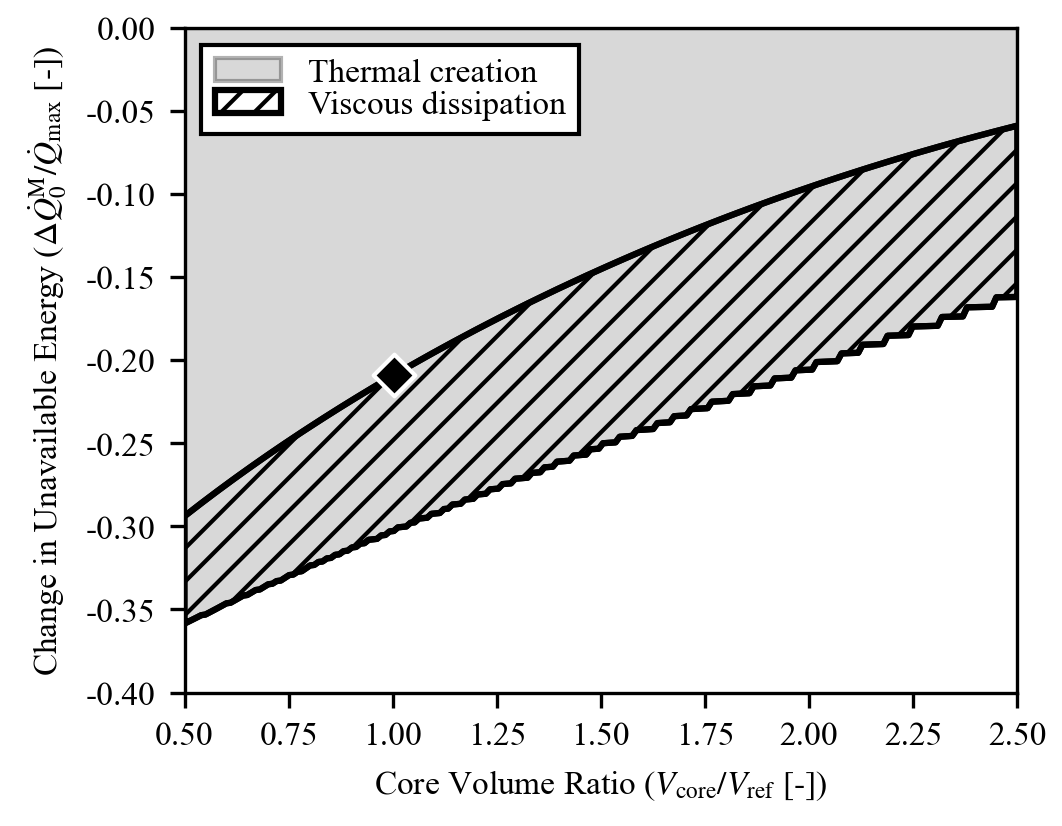

Python code for this plot:
"""
Figure 7b: Practical unavailable energy breakdown along optimal practical curve.
Similar to fig6b but with V_core/V_ref (d/d_ref) as x-axis instead of NTU.
Reads optimal practical data from newfig5_practical_data.parquet.
"""

import os
from pathlib import Path

import matplotlib.patches as mpatches
import matplotlib.pyplot as plt
import numpy as np
import pandas as pd

save_dir = os.path.dirname(os.path.abspath(__file__))
DATA_FILE = Path(save_dir) / "newfig5_practical_data.parquet"

# Reference design point (d/d_ref = 1)
D_REF = 1.0


def save_figures(base_name="fig7b"):
    """
    Save figures as SVG, TIFF, and HD PNG showing practical unavailable energy breakdown
    along optimal practical curve vs V_core/V_ref (d/d_ref).
    """
    if not DATA_FILE.exists():
        raise FileNotFoundError(
            f"Data file {DATA_FILE} not found. Please run newfig5_practical.py first to generate the data."
        )

    font_size = 8
    plt.rcParams.update(
        {
            "font.family": "serif",
            "font.serif": ["Times New Roman"],
            "font.size": font_size,
            "mathtext.fontset": "stix",
            "axes.titlesize": font_size,
            "axes.labelsize": font_size,
            "xtick.labelsize": font_size,
            "ytick.labelsize": font_size,
            "legend.fontsize": font_size,
            "figure.titlesize": font_size,
        }
    )

    # Load data from parquet
    df = pd.read_parquet(DATA_FILE)

    # Extract optimal line data (along practical optimum)
    opt_mask = df["d_opt"].notna()
    d_opt = df[opt_mask]["d_opt"].values
    z_practical_thermal_only = df[opt_mask]["dqom_practical_thermal_only_opt"].values
    z_practical_combined = df[opt_mask]["dqom_practical_opt"].values

    if len(d_opt) == 0:
        raise ValueError("No optimal line data found in parquet file.")

    # Sort by d_opt for proper plotting
    sort_idx = np.argsort(d_opt)
    d_opt = d_opt[sort_idx]
    z_practical_thermal_only = z_practical_thermal_only[sort_idx]
    z_practical_combined = z_practical_combined[sort_idx]

    # Filter out NaN values
    valid_mask = np.isfinite(z_practical_thermal_only) & np.isfinite(z_practical_combined)
    d_opt = d_opt[valid_mask]
    z_practical_thermal_only = z_practical_thermal_only[valid_mask]
    z_practical_combined = z_practical_combined[valid_mask]

    if len(d_opt) == 0:
        raise ValueError("No valid data points found.")

    # Match fig6b figure size (triple column 6 cm)
    fig = plt.figure(figsize=(9 / 2.54, 7 / 2.54))
    ax = plt.subplot(111)

    # Plot thermal-only line (no pressure drop)
    line_thermal = ax.plot(
        d_opt,
        z_practical_thermal_only,
        "k-",
        label="_nolegend_",
        zorder=2,
    )[0]

    # Plot combined line (with pressure drop)
    line_combined = ax.plot(
        d_opt,
        z_practical_combined,
        "k-",
        label="_nolegend_",
        zorder=3,
    )[0]

    # Fill between thermal and 0 (thermal creation) - note: practical can be negative
    ax.fill_between(d_opt, z_practical_thermal_only, 0, alpha=0.3, color="gray", zorder=1)

    # Fill between combined and thermal (viscous dissipation)
    ax.fill_between(
        d_opt,
        z_practical_combined,
        z_practical_thermal_only,
        facecolor="none",
        edgecolor="black",
        linewidth=1.5,
        hatch="///",
        zorder=1,
        label="_nolegend_",
    )

    # Optimal marker: circle, black, s=50, white edge (match fig6b)
    # Find minimum of combined (optimal practical point)
    # idx_optimum = np.nanargmin(z_practical_combined)
    # x_optimum = d_opt[idx_optimum]
    # y_optimum = z_practical_combined[idx_optimum]
    # ax.scatter(x_optimum, y_optimum, marker="o", facecolor="black", edgecolor="white", zorder=5, s=50)

    # print(f"Optimum d/d_ref: {x_optimum:.4f}")

    # Reference marker: diamond (D), black face, white edge, s=50 (match fig6b)
    idx_ref = np.argmin(np.abs(d_opt - D_REF))
    x_ref = d_opt[idx_ref]
    y_ref = z_practical_combined[idx_ref]
    ax.scatter(x_ref, y_ref, marker="D", facecolor="black", edgecolor="white", zorder=5, s=50)

    # Annotations with arrows (match fig6a style)
    # arrow_kw_opt = dict(arrowstyle="->", color="black", lw=1, shrinkB=10)
    # arrow_kw_ref = dict(arrowstyle="->", color="black", lw=1, shrinkB=10)
    # ax.annotate(
    #     "reference design",
    #     xy=(x_ref, y_ref),
    #     xytext=(x_ref + 0.1, y_ref + 0.01),
    #     fontsize=font_size,
    #     ha="left",
    #     arrowprops=arrow_kw_ref,
    # )
    # ax.annotate(
    #     "optimal design",
    #     xy=(x_optimum, y_optimum),
    #     xytext=(x_optimum - 0.1, y_optimum + 0.01),
    #     fontsize=font_size,
    #     ha="right",
    #     arrowprops=arrow_kw_opt,
    # )

    ax.set_title("")
    ax.set_xlim(d_opt.min() * 0.95, 3.0)
    y_min = min(np.nanmin(z_practical_combined), np.nanmin(z_practical_thermal_only))
    y_max = max(np.nanmax(z_practical_combined), np.nanmax(z_practical_thermal_only))
    ax.set_ylim(y_min * 1.1, max(0, y_max * 1.1))
    ax.set_xlabel(r"Core Volume Ratio ($V_\mathrm{core}/V_\mathrm{ref}$ [-])")
    ax.set_ylabel(r"Change in Unavailable Energy ($\Delta \dot{Q}_0^\mathrm{M}/\dot{Q}_{\mathrm{max}}$ [-])")

    ax.set_ylim(-0.4,0)
    ax.set_xlim(0.5,2.5)


    ax.yaxis.set_major_formatter(plt.FuncFormatter(lambda x, p: f"{x:.2f}"))

    # Legend: thermal creation and viscous dissipation (match fig6b box style)
    patch_thermal = mpatches.Patch(facecolor="gray", alpha=0.3, edgecolor="black", label="Thermal creation")
    patch_viscous = mpatches.Patch(
        facecolor="none", edgecolor="black", hatch="///", linewidth=1.5, label="Viscous dissipation"
    )
    ax.legend(
        handles=[patch_thermal, patch_viscous],
        loc="upper left",
        labelspacing=0.05,
        edgecolor="black",
        frameon=True,
        facecolor="white",
        framealpha=1.0,
        fancybox=False,
    )

    plt.tight_layout(pad=0.5)

    fig.savefig(
        os.path.join(save_dir, f"{base_name}.svg"),
        dpi=300,
        facecolor="white",
        format="svg",
        bbox_inches=None,
        pad_inches=0,
    )
    fig.savefig(
        os.path.join(save_dir, f"{base_name}.tiff"),
        dpi=300,
        facecolor="white",
        format="tiff",
        bbox_inches=None,
        pad_inches=0,
    )
    fig.savefig(
        os.path.join(save_dir, f"{base_name}.png"),
        dpi=300,
        facecolor="white",
        format="png",
        bbox_inches=None,
        pad_inches=0,
    )
    fig.savefig(
        os.path.join(save_dir, f"{base_name}.pdf"),
        dpi=300,
        facecolor="white",
        format="pdf",
        bbox_inches=None,
        pad_inches=0,
    )

    plt.close(fig)
    print(f"Saved figures: {base_name}.svg, {base_name}.tiff, {base_name}.png, {base_name}.pdf")


if __name__ == "__main__":
    save_figures()
